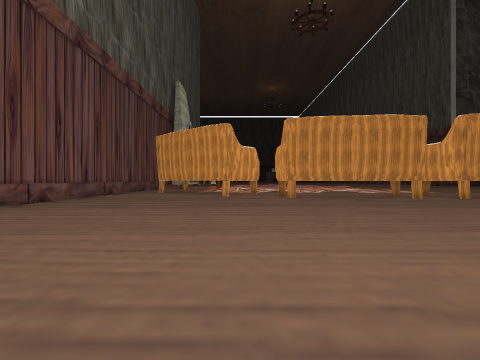
View 1 (above)

24 first-person views from a walk through a scene from a Unity 3-D project. The camera is 1.4 m above the floor, looks level and sees 90° across. The floor is counted in squares, 2 m on a side. Each view is taken from the middle of a square. On the plan, view 1 faces up. The plan holds only what a view shows up to about 9 squares ahead; the rest is blank. The place goes on beyond the plan. The player character is not drawn. Some surface patterns are stand-ins.

View 2
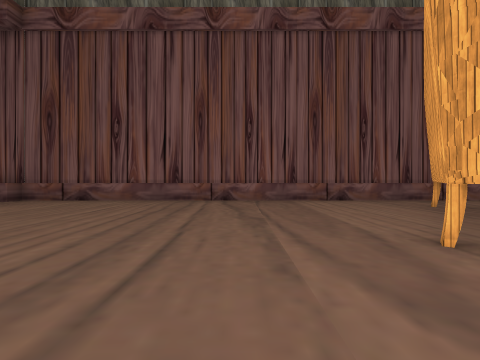

View 3
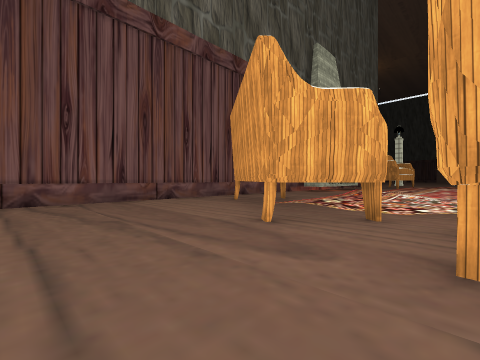

View 4
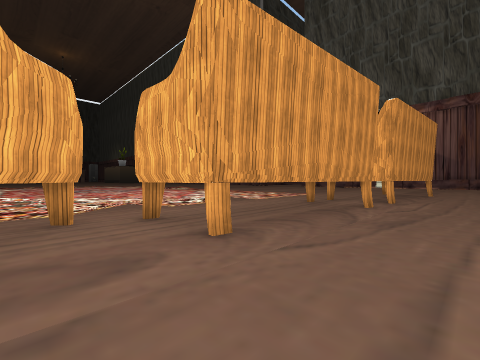

View 5
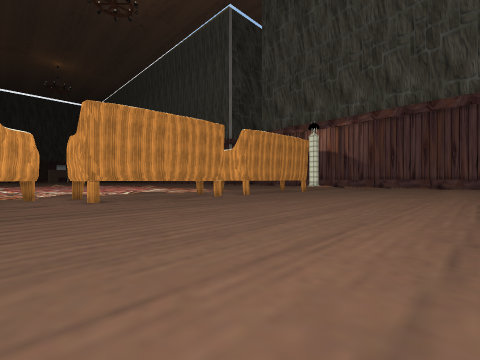

View 6
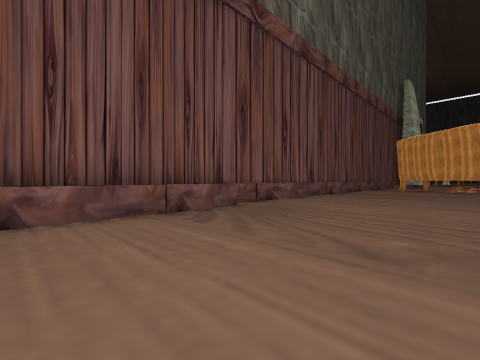

View 7
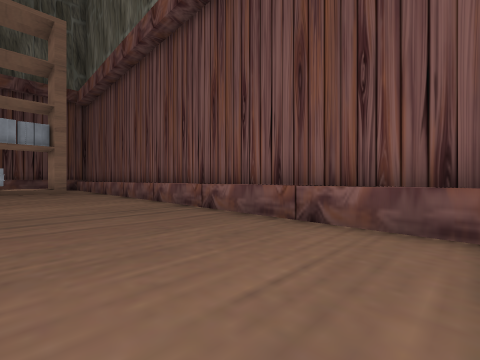

View 8
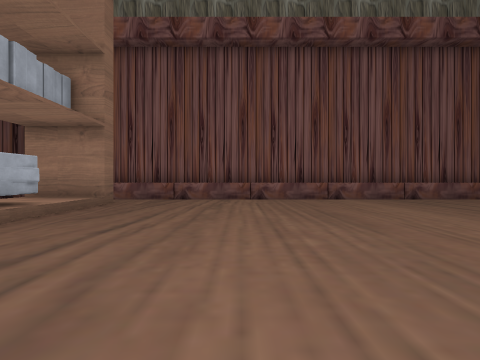

View 9
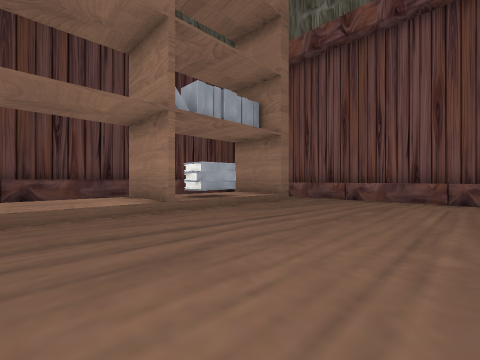

View 10
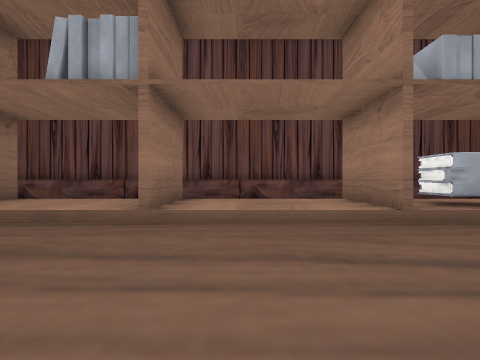

View 11
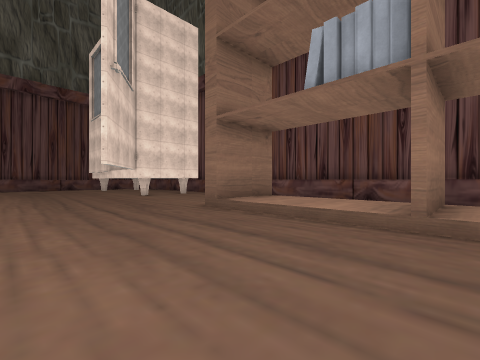

View 12
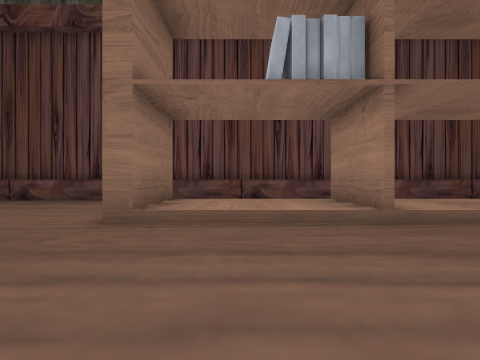

View 13
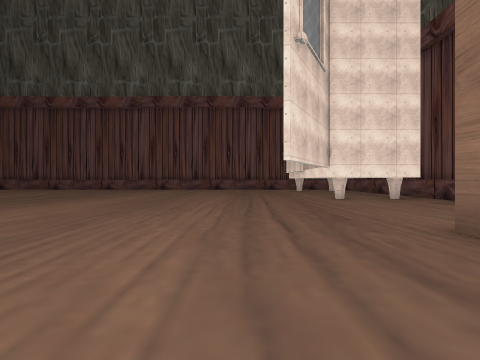

View 14
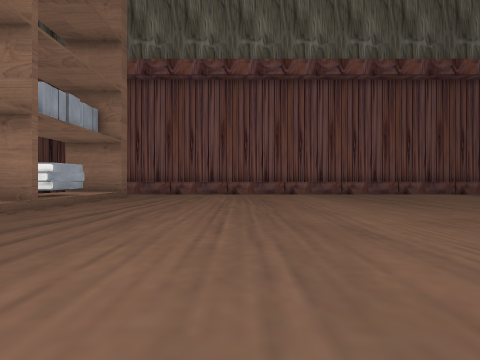

View 15
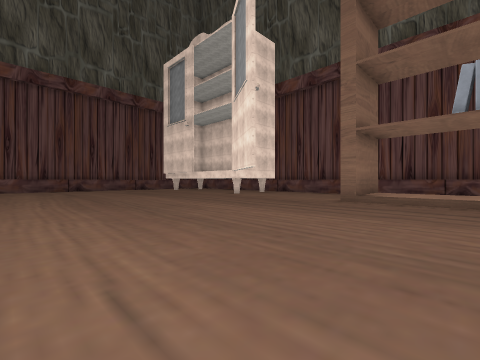

View 16
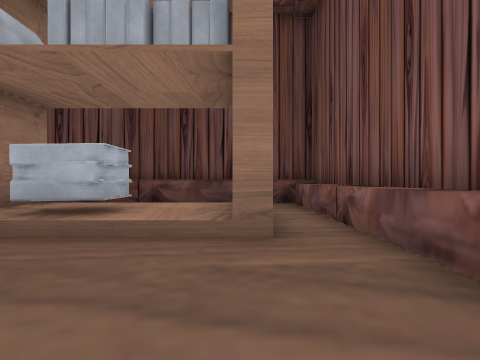

View 17
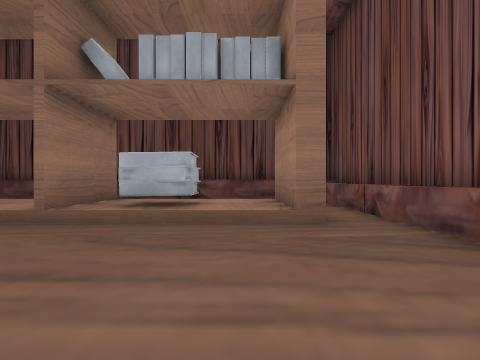

View 18
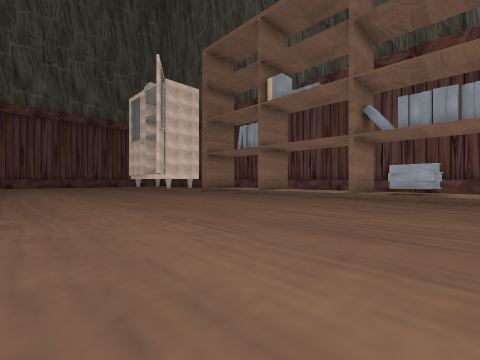

View 19
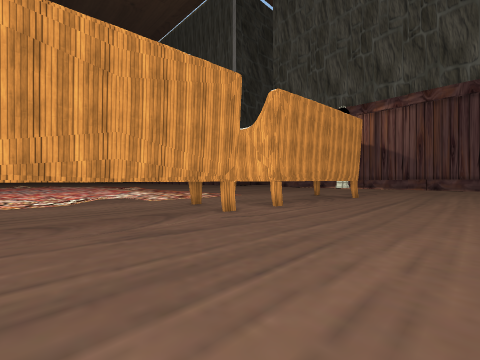

View 20
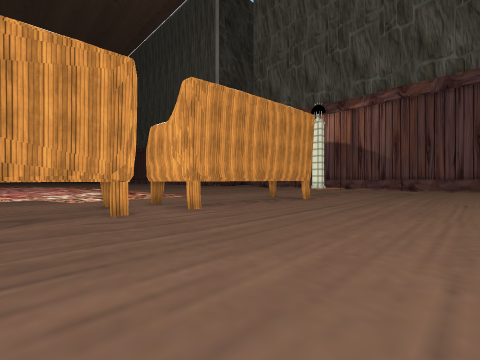

View 21
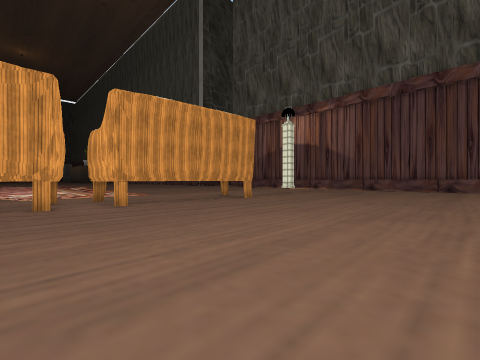

View 22
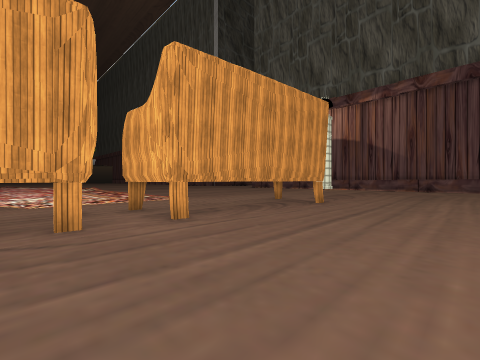

View 23
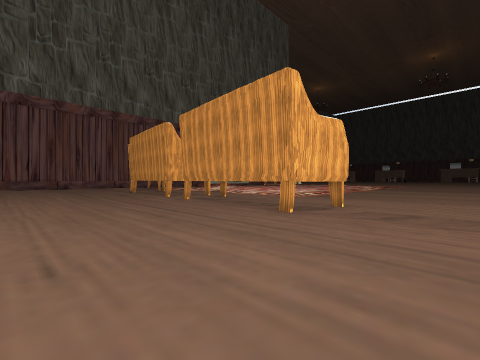

View 24
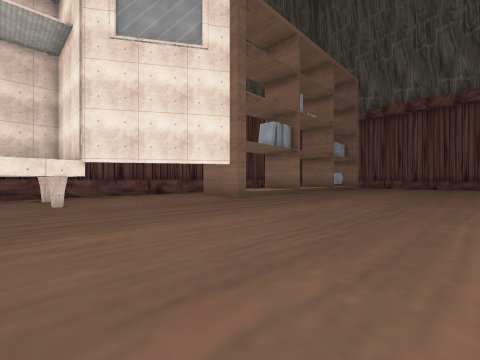

### Floor plan
Key: @ floor where view 1 was taken; # wall or solid block; x gap in a wall; . main floor; : floor 0.25 m higher than the main floor; + floor 0.5 m higher than the main floor; / step, stairs or slope; ^ raised ledge; T thing the floor can be seen under or through; B books.
Columns run from 7 left of view 1 to 16 right of it. Each row starts with its distance up from view 1.
 17        /.... ..
 16 #.    ..:::....
 15 #..   ...::.....      ..
 14 #..   ...:..::...    ...
 13 #..##  ..:..//....  ....
 12 #...####................
 11 #.....##xT    TT........
 10 #........TT   TTT   T...
  9 #..........TTTTTTTT##...
  8 #.......................
  7 #.......................
  6 #.......................
  5 #.......................
  4 #.......................
  3 #.......................
  2 #.......................
  1 #...................
  0  ^.....@
 -1  #.....
 -2  #.....
 -3  #.....
 -4  #.....
 -5  #.....
 -6  #......             ..
 -7  #.......           ...
 -8  #...............  ....
 -9  #......................
-10  #......................
-11  #......................
-12  #......................
-13  #......................
-14  #......................
-15  #......................
-16  #......................
-17  #.#///#///#////#.....##
-18  #.#+BB#+++#++++#.....#
-19  #.#///#///#////#.....#
-20  #.               ....#
-21  #.                .....
-22  #######################

Positions as (right, up) in squares from view 1, and headings:
1: (0, 0), facing up
2: (2, 8), facing left
3: (2, 7), facing up-left
4: (0, 7), facing up-right
5: (0, 1), facing up-right
6: (-1, -4), facing up-left
7: (-2, -2), facing down-left
8: (3, -13), facing left
9: (3, -12), facing down-left
10: (3, -13), facing down
11: (4, -13), facing down-right
12: (7, -13), facing down
13: (6, -14), facing right
14: (6, -12), facing left
15: (6, -9), facing down-right
16: (-4, -14), facing down
17: (-3, -13), facing down
18: (-3, -8), facing down-right
19: (3, 5), facing up-right
20: (5, 4), facing up-right
21: (6, 2), facing up-right
22: (6, 5), facing up-right
23: (16, 4), facing up-left
24: (16, -10), facing down-left
